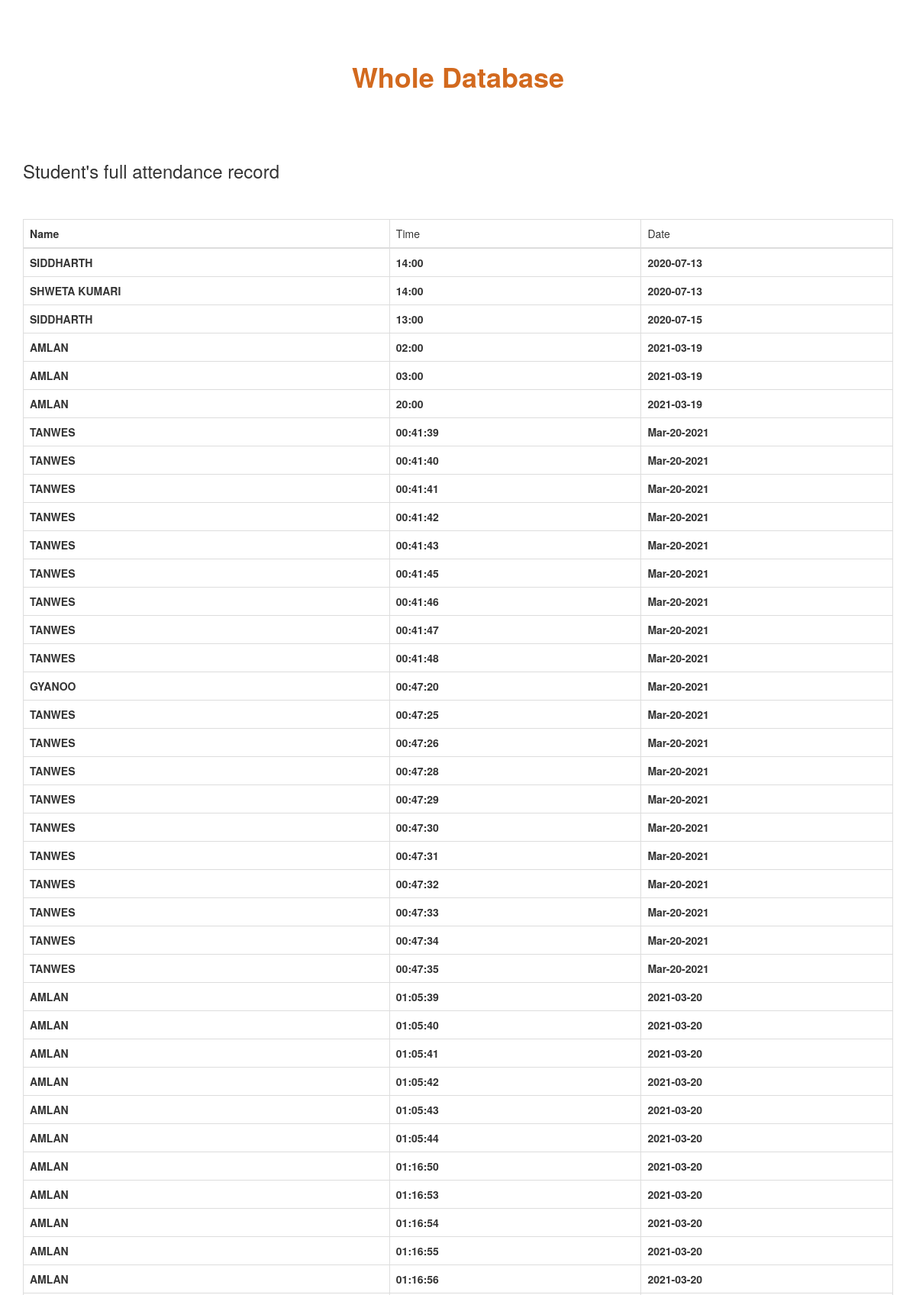
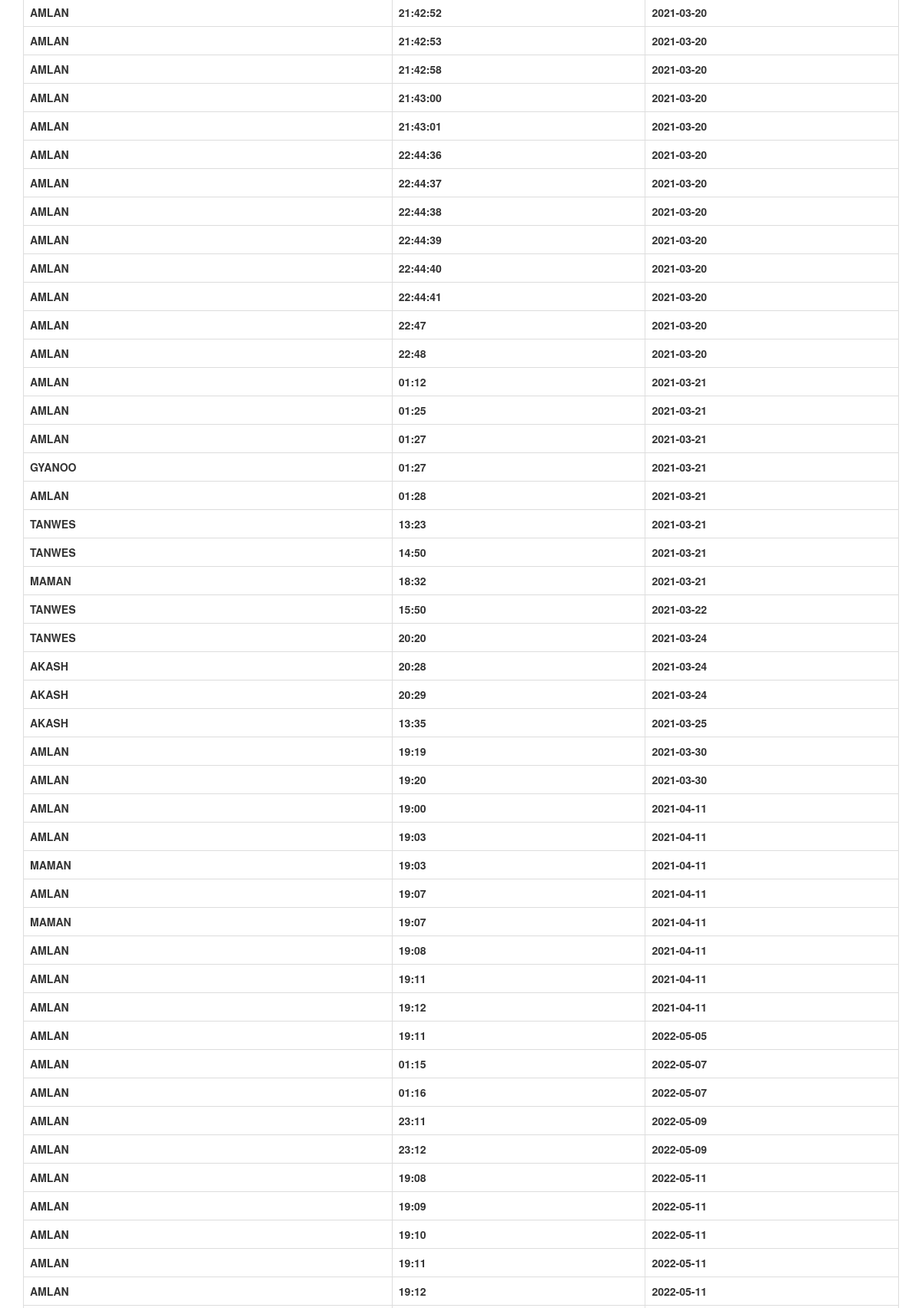
Page /whole (upper part) on the committed database (2 pictures, top to bottom).
### tables this page shows
CREATE TABLE Attendance
                            (NAME TEXT  NOT NULL,
                             Time  TEXT NOT NULL ,Date TEXT NOT NULL);

### app.py (the view)
@app.route('/whole',methods=["GET","POST"])
def whole():
    today=date.today()
    print(today)
    conn = sqlite3.connect('information.db')
    conn.row_factory = sqlite3.Row
    cur = conn.cursor()
    print ("Opened database successfully");
    cursor = cur.execute("SELECT DISTINCT NAME,Time, Date from Attendance")
    rows=cur.fetchall()
    return render_template('form3.html',rows=rows)

### templates/form3.html (shortened to what this page needs)
<!DOCTYPE html>
<html>
<head>
  <link rel="stylesheet" href="https://maxcdn.bootstrapcdn.com/bootstrap/3.4.1/css/bootstrap.min.css">
</head>
<body>
    <section id="page">
    <div class="container">
        <br><br><br>
        <h1 class="text-center" style="color:chocolate;"> <strong> Whole Database</strong></h1>
        <br><br><br>
        <h3 style="font-style:verdana; ">Student's full attendance record</h3>
        <br><br>
<table class="table table-bordered" >
    <thead>
        <td> <strong> Name</strong></td>
        <td><strong></strong>Time</strong></td>
        <td><strong></strong>Date</strong></td>
    </thead>
    {% for row in rows %}
        <tr>
            <td><strong>{{row["NAME"]}}</strong></td>
            <td><strong>{{row["Time"]}}</strong></td>
            <td><strong>{{row["Date"]}}</strong></td>
        </tr>
    {% endfor %}
</table>
<br><br>
</div>
</section>
</body>
</html>

### templates/form3.html (style rules this page uses)
#page::before { content: ""; position: absolute; height: 100%; z-index: -1; width: 100%; height: 100%; }

### rows in the picture
Attendance: NAME "TANWES", Time "00:41:39", Date "Mar-20-2021"
Attendance: NAME "TANWES", Time "00:41:41", Date "Mar-20-2021"
Attendance: NAME "TANWES", Time "00:41:42", Date "Mar-20-2021"
Attendance: NAME "TANWES", Time "00:41:43", Date "Mar-20-2021"
Attendance: NAME "TANWES", Time "00:41:45", Date "Mar-20-2021"
Attendance: NAME "TANWES", Time "00:41:47", Date "Mar-20-2021"
Attendance: NAME "TANWES", Time "00:41:48", Date "Mar-20-2021"
Attendance: NAME "GYANOO", Time "00:47:20", Date "Mar-20-2021"
Attendance: NAME "TANWES", Time "00:47:25", Date "Mar-20-2021"
Attendance: NAME "TANWES", Time "00:47:26", Date "Mar-20-2021"
Attendance: NAME "TANWES", Time "00:47:28", Date "Mar-20-2021"
Attendance: NAME "TANWES", Time "00:47:29", Date "Mar-20-2021"
Attendance: NAME "TANWES", Time "00:47:30", Date "Mar-20-2021"
Attendance: NAME "TANWES", Time "00:47:31", Date "Mar-20-2021"
Attendance: NAME "TANWES", Time "00:47:32", Date "Mar-20-2021"
Attendance: NAME "TANWES", Time "00:47:33", Date "Mar-20-2021"
Attendance: NAME "TANWES", Time "00:47:34", Date "Mar-20-2021"
Attendance: NAME "TANWES", Time "00:47:35", Date "Mar-20-2021"
Attendance: NAME "AMLAN", Time "01:05:39", Date "2021-03-20"
Attendance: NAME "AMLAN", Time "01:05:40", Date "2021-03-20"
Attendance: NAME "AMLAN", Time "01:05:41", Date "2021-03-20"
Attendance: NAME "AMLAN", Time "01:05:42", Date "2021-03-20"
Attendance: NAME "AMLAN", Time "01:05:44", Date "2021-03-20"
Attendance: NAME "AMLAN", Time "01:16:50", Date "2021-03-20"
Attendance: NAME "AMLAN", Time "01:16:53", Date "2021-03-20"
Attendance: NAME "AMLAN", Time "01:16:54", Date "2021-03-20"
Attendance: NAME "AMLAN", Time "01:16:55", Date "2021-03-20"
Attendance: NAME "AMLAN", Time "21:42:52", Date "2021-03-20"
Attendance: NAME "AMLAN", Time "21:42:53", Date "2021-03-20"
Attendance: NAME "AMLAN", Time "21:42:58", Date "2021-03-20"
Attendance: NAME "AMLAN", Time "21:43:00", Date "2021-03-20"
Attendance: NAME "AMLAN", Time "21:43:01", Date "2021-03-20"
Attendance: NAME "AMLAN", Time "22:44:36", Date "2021-03-20"
Attendance: NAME "AMLAN", Time "22:44:37", Date "2021-03-20"
Attendance: NAME "AMLAN", Time "22:44:38", Date "2021-03-20"
Attendance: NAME "AMLAN", Time "22:44:39", Date "2021-03-20"
Attendance: NAME "AMLAN", Time "22:44:40", Date "2021-03-20"
Attendance: NAME "AMLAN", Time "22:44:41", Date "2021-03-20"
Attendance: NAME "GYANOO", Time "01:27", Date "2021-03-21"

### other values in the picture
{{ row["NAME"] }} "SIDDHARTH" "SHWETA KUMARI" "SIDDHARTH" "AMLAN" "AMLAN" "AMLAN" "TANWES" "TANWES" "AMLAN" "AMLAN" "AMLAN" "AMLAN" "AMLAN" "AMLAN" "AMLAN" "AMLAN" "TANWES" "TANWES" "MAMAN" "TANWES" "TANWES" "AKASH" "AKASH" "AKASH" "AMLAN" "AMLAN" "AMLAN" "AMLAN" "MAMAN" "AMLAN" "MAMAN" "AMLAN" "AMLAN" "AMLAN" "AMLAN" "AMLAN" "AMLAN" "AMLAN" "AMLAN" "AMLAN" "AMLAN" "AMLAN" "AMLAN" "AMLAN"
{{ row["Time"] }} "14:00" "14:00" "13:00" "02:00" "03:00" "20:00" "00:41:40" "00:41:46" "01:05:43" "01:16:56" "22:47" "22:48" "01:12" "01:25" "01:27" "01:28" "13:23" "14:50" "18:32" "15:50" "20:20" "20:28" "20:29" "13:35" "19:19" "19:20" "19:00" "19:03" "19:03" "19:07" "19:07" "19:08" "19:11" "19:12" "19:11" "01:15" "01:16" "23:11" "23:12" "19:08" "19:09" "19:10" "19:11" "19:12"
{{ row["Date"] }} "2020-07-13" "2020-07-13" "2020-07-15" "2021-03-19" "2021-03-19" "2021-03-19" "Mar-20-2021" "Mar-20-2021" "2021-03-20" "2021-03-20" "2021-03-20" "2021-03-20" "2021-03-21" "2021-03-21" "2021-03-21" "2021-03-21" "2021-03-21" "2021-03-21" "2021-03-21" "2021-03-22" "2021-03-24" "2021-03-24" "2021-03-24" "2021-03-25" "2021-03-30" "2021-03-30" "2021-04-11" "2021-04-11" "2021-04-11" "2021-04-11" "2021-04-11" "2021-04-11" "2021-04-11" "2021-04-11" "2022-05-05" "2022-05-07" "2022-05-07" "2022-05-09" "2022-05-09" "2022-05-11" "2022-05-11" "2022-05-11" "2022-05-11" "2022-05-11"
